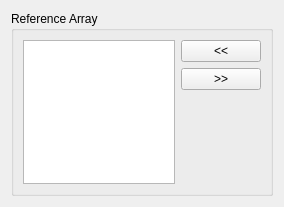
<?xml version="1.0" encoding="UTF-8"?>
<ui version="4.0">
 <class>Form</class>
 <widget class="QWidget" name="Form">
  <property name="geometry">
   <rect>
    <x>0</x>
    <y>0</y>
    <width>284</width>
    <height>207</height>
   </rect>
  </property>
  <property name="windowTitle">
   <string>Form</string>
  </property>
  <layout class="QGridLayout" name="gridLayout">
   <item row="0" column="0">
    <widget class="QGroupBox" name="upvRefArray_groupBox">
     <property name="title">
      <string>Reference Array</string>
     </property>
     <layout class="QGridLayout" name="gridLayout_2">
      <item row="0" column="0">
       <layout class="QHBoxLayout" name="upvRefArray_horizontalLayout">
        <item>
         <layout class="QVBoxLayout" name="upvRefArray_verticalLayout_1">
          <item>
           <widget class="QListWidget" name="refArray_listWidget">
            <property name="dragDropOverwriteMode">
             <bool>true</bool>
            </property>
            <property name="dragDropMode">
             <enum>QAbstractItemView::InternalMove</enum>
            </property>
            <property name="defaultDropAction">
             <enum>Qt::MoveAction</enum>
            </property>
            <property name="alternatingRowColors">
             <bool>true</bool>
            </property>
            <property name="selectionMode">
             <enum>QAbstractItemView::ExtendedSelection</enum>
            </property>
            <property name="selectionRectVisible">
             <bool>false</bool>
            </property>
           </widget>
          </item>
         </layout>
        </item>
        <item>
         <layout class="QVBoxLayout" name="upvRefArray_verticalLayout_2">
          <item>
           <widget class="QPushButton" name="refArrayAdd_pushButton">
            <property name="text">
             <string>&lt;&lt;</string>
            </property>
           </widget>
          </item>
          <item>
           <widget class="QPushButton" name="refArrayRemove_pushButton">
            <property name="text">
             <string>&gt;&gt;</string>
            </property>
           </widget>
          </item>
          <item>
           <spacer name="upvRefArray_verticalSpacer">
            <property name="orientation">
             <enum>Qt::Vertical</enum>
            </property>
            <property name="sizeHint" stdset="0">
             <size>
              <width>20</width>
              <height>40</height>
             </size>
            </property>
           </spacer>
          </item>
         </layout>
        </item>
       </layout>
      </item>
     </layout>
    </widget>
   </item>
  </layout>
 </widget>
 <resources/>
 <connections/>
</ui>
